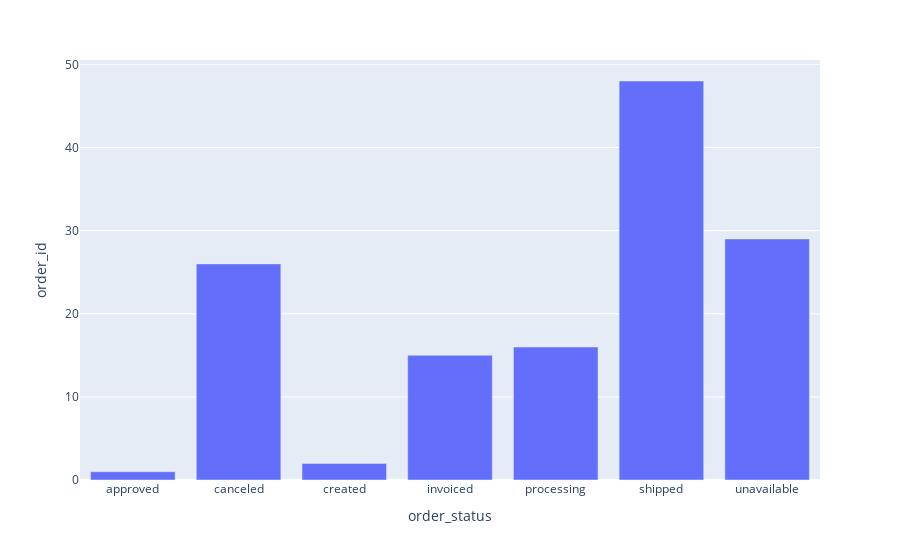

The notebook cell this image was saved under:
### Code cell
# Изобразим полученные данные на графике

fig = px.bar(not_delivered, x='order_status', y='order_id')
fig.show()

### Figure 1 — Plotly figure (JSON) as saved in the notebook; plotly's stock layout.template omitted (floating-point values rounded to 4 significant figures)
{"data": [{"alignmentgroup": "True", "hovertemplate": "order_status=%{x}<br>order_id=%{y}<extra></extra>", "legendgroup": "", "marker": {"color": "#636efa"}, "name": "", "offsetgroup": "", "orientation": "v", "showlegend": false, "textposition": "auto", "type": "bar", "x": ["approved", "canceled", "created", "invoiced", "processing", "shipped", "unavailable"], "xaxis": "x", "y": [1, 26, 2, 15, 16, 48, 29], "yaxis": "y"}], "layout": {"barmode": "relative", "legend": {"tracegroupgap": 0}, "margin": {"t": 60}, "xaxis": {"anchor": "y", "domain": [0, 1], "title": {"text": "order_status"}}, "yaxis": {"anchor": "x", "domain": [0, 1], "title": {"text": "order_id"}}}}
